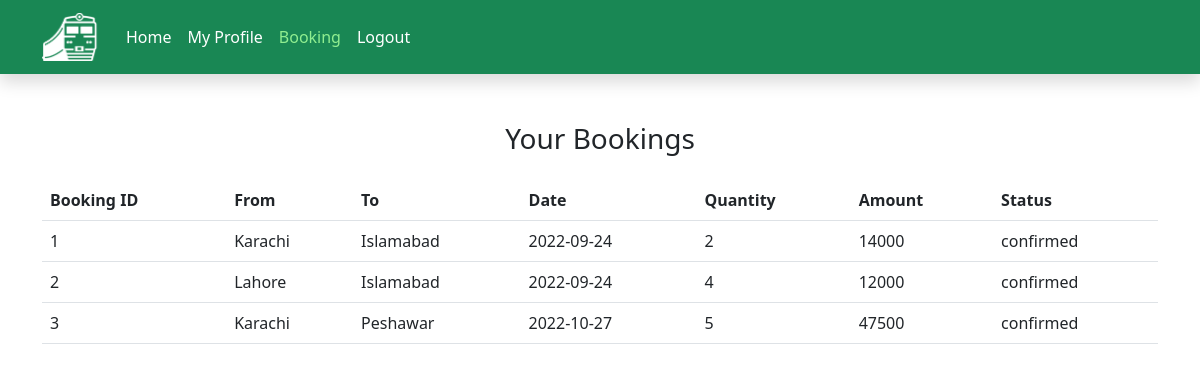
Screenshot of /booking.php (signed in) with the database file from the repository.
### tables this page shows
CREATE TABLE `booking` (
  `booking_id` int(11) NOT NULL,
  `from_city` varchar(50) NOT NULL,
  `destination_city` varchar(50) NOT NULL,
  `book_date` date NOT NULL,
  `booking_status` varchar(30) NOT NULL,
  `quantity` int(3) NOT NULL,
  `amount` int(11) NOT NULL,
  `user_id` int(11) NOT NULL
);

### booking.php (the view, shortened to what this page needs)
<?php
include('config.php');
$bookingUserID = $_SESSION['userid'];
$bookinghistoryQuery = "SELECT * from booking where user_id='$bookingUserID' ";
$bookHistory = mysqli_query($conn, $bookinghistoryQuery);
?>
<!DOCTYPE html>
<html lang="en">
<head>
  <link href="https://cdn.jsdelivr.net/npm/bootstrap@5.2.0/dist/css/bootstrap.min.css" rel="stylesheet"
>
  <link rel="stylesheet" href="./style.css">
  <link rel="stylesheet" href="./login.css">
</head>
<body>
  <nav class="navbar navbar-expand-lg bg-success shadow ">
    <div class="container ">
      <a class="navbar-brand " href="#">
        <img src="./images/logo.png" alt="RailwayLogo" width="60">
      </a>
      <div class="collapse navbar-collapse" id="navbarSupportedContent">
        <ul class="navbar-nav me-auto mb-2 mb-lg-0">
          <li class="nav-item">
            <a class="nav-link" aria-current="page" href="./homepage.php">Home</a>
          </li>
          <li class="nav-item">
            <a class="nav-link" href="./profile.php">My Profile</a>
          </li>
          <li class="nav-item ">
            <a class="nav-link active" href="./booking.php">Booking</a>
          </li>
          <li class="nav-item ">
            <a class="nav-link" href="logout.php">Logout</a>
          </li>
        </ul>
      </div>
    </div>
  </nav>
  <div class="mt-5 container table-responsive">
    <table class="table caption-top">
      <h3 class="text-center mb-4 stroke" >Your Bookings</h3>
      <thead>
        <tr>
          <th scope="col">Booking ID</th>
          <th scope="col">From</th>
          <th scope="col">To</th>
          <th scope="col">Date</th>
          <th scope="col">Quantity</th>
          <th scope="col">Amount</th>
          <th scope="col">Status</th>
        </tr>
      </thead>
      <tbody>
      <?php
      while($row = mysqli_fetch_array($bookHistory))
      {
        ?>
        <tr>
          <td><?php echo $row['booking_id']?></td>
          <td><?php echo $row['from_city']?></td>
          <td><?php echo $row['destination_city']?></td>
          <td><?php echo $row['book_date']?></td>
          <td><?php echo $row['quantity']?></td>
          <td><?php echo $row['amount']?></td>
          <td><?php echo $row['booking_status']?></td>
        </tr>
<?php
      }
?>
      </tbody>
    </table>
  </div>
</body>
</html>

### style.css (style rules this page uses)
.navbar .container a { color: white ; }
.navbar .container a.active { color: lightgreen ; }

### login.css (style rules this page uses)
html,body { height: 100%; }

### rows the page displays
booking: booking_id "1", from_city "Karachi", destination_city "Islamabad", book_date "2022-09-24", quantity "2", amount "14000", booking_status "confirmed"
booking: booking_id "2", from_city "Lahore", destination_city "Islamabad", book_date "2022-09-24", quantity "4", amount "12000", booking_status "confirmed"
booking: booking_id "3", from_city "Karachi", destination_city "Peshawar", book_date "2022-10-27", quantity "5", amount "47500", booking_status "confirmed"
